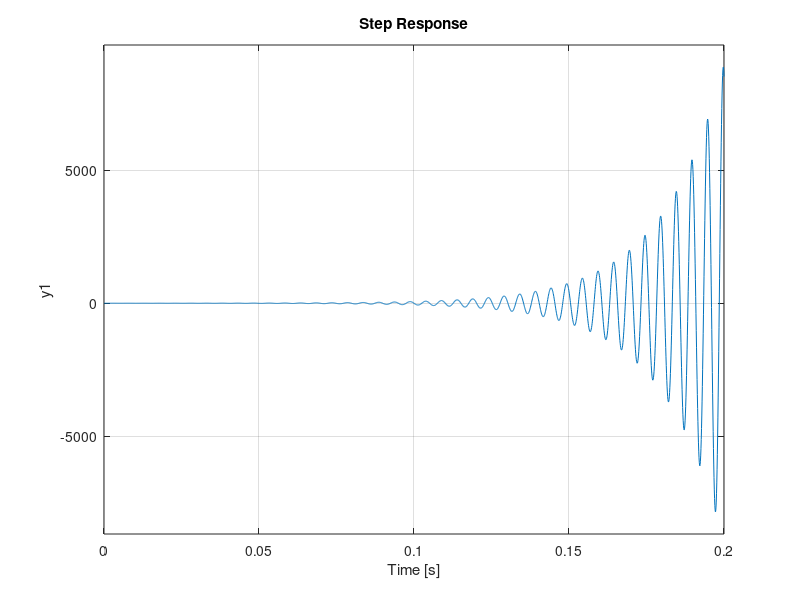

The MATLAB source for this figure:
clear all;
close all;
clc;

k=[7.248,14.5,181.2];
for i=1:3
    numerator=15000000*k(i);
    denominator=[1,3408.3,1204000,15000000*k(i)];
    sys=tf(numerator,denominator);
    sys=sys/(1+sys);
    subplot(3,1,i);
    step(sys);
end
